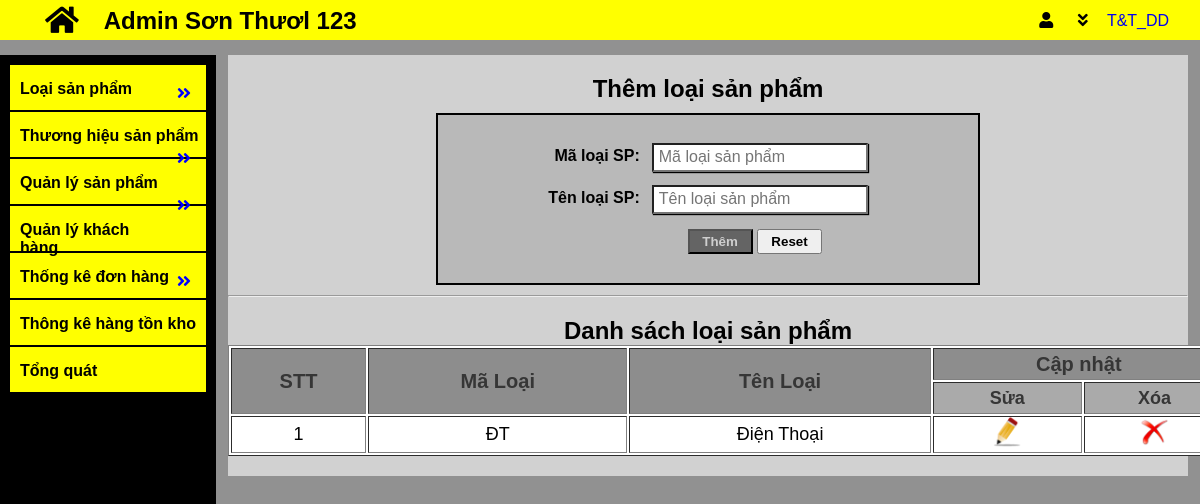
Before: /admin/them_loaisp.php with the older database file.
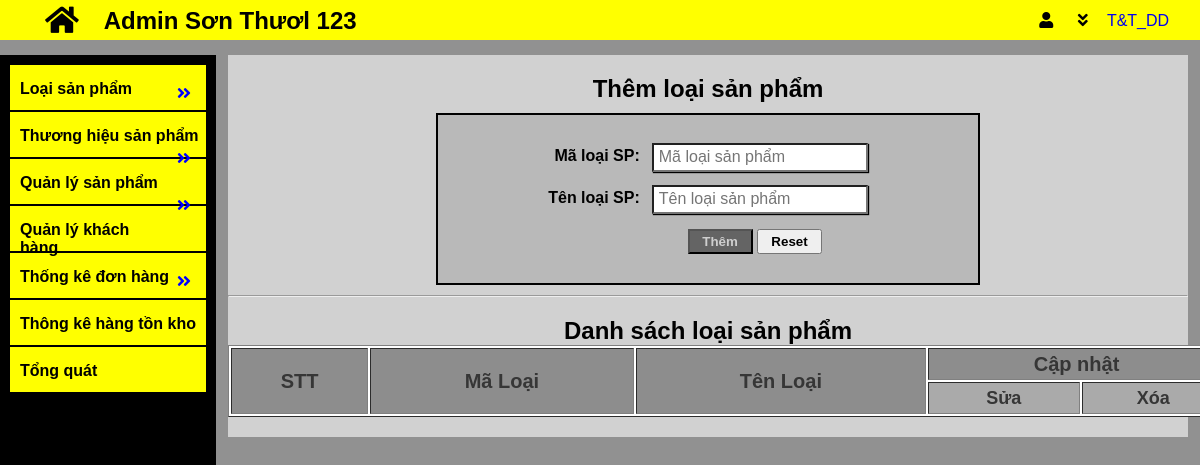
After: the same page with the newer database file.
### tables this page shows
CREATE TABLE `loaisp` (
  `ma_loaisp` varchar(20) NOT NULL,
  `ten_loaisp` varchar(200) NOT NULL
);

### admin/them_loaisp.php (the view, shortened to what this page needs)
<!DOCTYPE html>
<html lang="en">
<head>
    <link rel="stylesheet" href="../css/admin.css">
    <link rel="stylesheet" href="../css/them_lsp_th_sp.css">
    <link rel="stylesheet" href="../css/danhsach_lsp_th_sp.css">
    <link rel="stylesheet" href="https://cdnjs.cloudflare.com/ajax/libs/font-awesome/5.15.1/css/all.min.css" />
</head>
<body>
    <?php
        include 'tieude.php';
    ?>
    <div id="content">
        <?php
            include 'menu_trai.php';
        ?>
        <div id="noidungchinh">
        <h2>Thêm loại sản phẩm</h2>
            <div id="themloaisp">
                <form action="xuly_themloaisp.php" method="POST" >
                    <table>
                        <tr>
                            <td>Mã loại SP: </td>
                            <td><input type="text" name="ma_loai" placeholder="Mã loại sản phẩm"></td>
                        </tr>
                        <tr>
                            <td>Tên loại SP: </td>
                            <td><input type="text" name="ten_loai" placeholder="Tên loại sản phẩm"></td>
                        </tr>
                        <tr>
                            <td>
                                <input type="submit" value="Thêm">
                                <input type="reset" value="Reset">
                            </td>
                        </tr>
                    </table>
                </form>
            </div>
            <hr>
            <div id="danhsach">
            <?php
                include '/NienLuanCS/connection/connection.php';
                $sql = "SELECT * from loaisp";
                $result = $con->query($sql);
            ?>
            <h2>Danh sách loại sản phẩm</h2>
                <table border="1">
                    <tr>
                        <th rowspan="2">STT</th>
                        <th rowspan="2">Mã Loại</th>
                        <th rowspan="2">Tên Loại</th>
                        <th colspan="2">Cập nhật</th>
                    </tr>
                    <tr>
                        <th>Sửa</th>
                        <th>Xóa</th>
                    </tr>
            <?php
                $i = 0;
                if($result->num_rows > 0){
                    while($row = $result->fetch_assoc()){
                    echo "
                        <tr>
                            <td>".($i = $i + 1)."</td>
                            <td>".$row['ma_loaisp']."</td>
                            <td>".$row['ten_loaisp']."</td>
                            <td><a href='sua_loaisp.php?id=".$row['ma_loaisp']."'><img src='../img/edit.png' alt=''></a></td>
                            <td><a href='xoa_loaisp.php?id=".$row['ma_loaisp']."'><img src='../img/delete.png' alt=''></a></td>
                        </tr>";
                    }
                }
            ?>
                </table>
            </div>
        </div>
    </div>
</body>
</html>

Changed rows visible on the page:
removed loaisp: ma_loaisp "ĐT", ten_loaisp "Điện Thoại"
